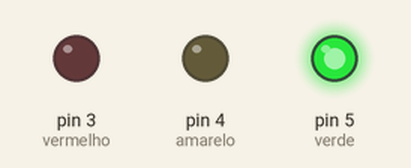
A sketch run on a simulated Arduino Uno, built with avr-gcc and run on an emulated ATmega328P. On the bench: output pins drawn as LEDs (lit = HIGH).

Above: at 5.0 s.
At 12.5 s:
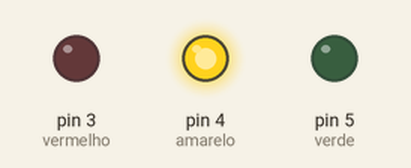
At 20.0 s:
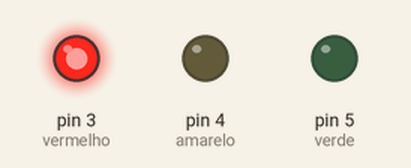
Timing chart, 0 to 32.5 s (numbered marks = the images above):
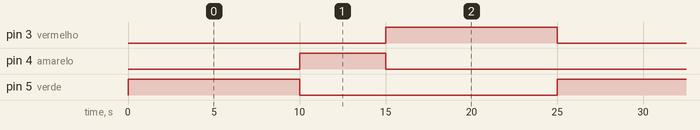

Measured:
- by itself, pin 3 (vermelho), pin 5 (verde): alternates HIGH for 10.0 s and LOW for 15.0 s
- by itself, pin 4 (amarelo): alternates HIGH for 5.0 s and LOW for 20.0 s
- by itself, everything shown: repeats every 25.0 s, in 3 steps

The sketch:

LedRGBSemaforo.ino
```cpp
int vermelho = 3;
int amarelo = 4;
int verde = 5;

void setup() {

  pinMode(vermelho, OUTPUT);
  pinMode(amarelo, OUTPUT);
  pinMode(verde, OUTPUT);
}

void loop() {

  // Verde
  digitalWrite(vermelho, LOW);
  digitalWrite(amarelo, LOW);
  digitalWrite(verde, HIGH);
  delay(10000);

  // Amarelo
  digitalWrite(vermelho, LOW);
  digitalWrite(amarelo, HIGH);
  digitalWrite(verde, LOW);
  delay(5000);

  // Vermelho
  digitalWrite(vermelho, HIGH);
  digitalWrite(verde, LOW);
  digitalWrite(amarelo, LOW);
  delay(10000);


}
```
